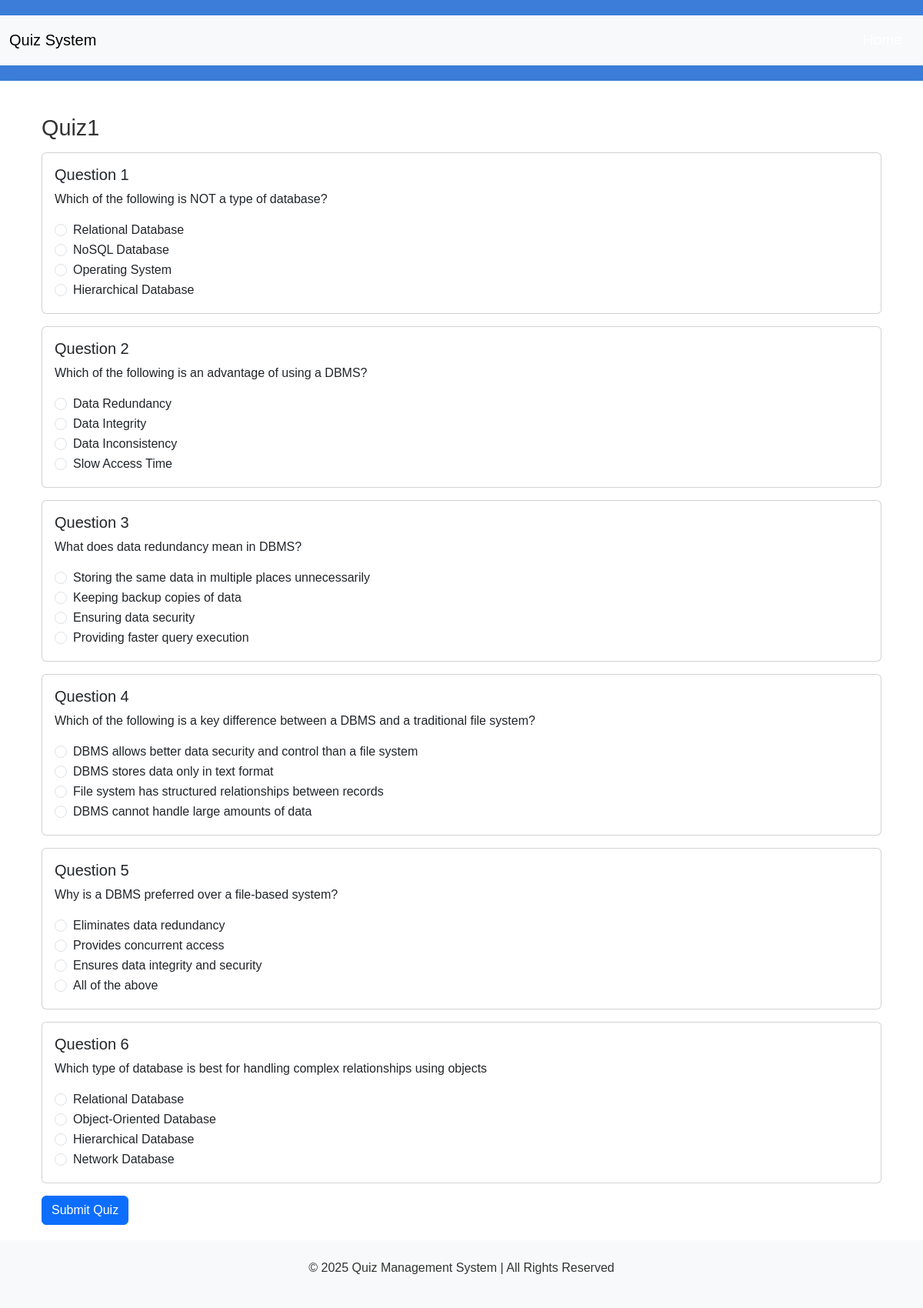
Page /user/quiz/1 (signed in) on the committed database.
### app.py (models this page shows)
class Quiz(db.Model):
    id = db.Column(db.Integer, primary_key=True)
    title = db.Column(db.String(100), nullable=False)
    duration = db.Column(db.Integer, nullable=False)
    chapter_id = db.Column(db.Integer, db.ForeignKey('chapter.id'), nullable=False)
    questions = db.relationship('Question', backref='quiz', lazy=True)
    attempts = db.relationship('QuizAttempt', backref='quiz', lazy=True)

class Question(db.Model):
    id = db.Column(db.Integer, primary_key=True)
    content = db.Column(db.Text, nullable=False)
    option_a = db.Column(db.String(200), nullable=False)
    option_b = db.Column(db.String(200), nullable=False)
    option_c = db.Column(db.String(200), nullable=False)
    option_d = db.Column(db.String(200), nullable =False)
    correct_answer = db.Column(db.String(200), nullable=False)
    quiz_id = db.Column(db.Integer, db.ForeignKey('quiz.id'), nullable=False)

### app.py (the view)
@app.route('/user/quiz/<int:quiz_id>')
@login_required
def take_quiz(quiz_id):
    quiz = Quiz.query.get_or_404(quiz_id)
    questions = Question.query.filter_by(quiz_id=quiz_id).all()
    return render_template('user/quiz.html', quiz=quiz, questions=questions)

### app.py (called while the page is built)
@login_manager.user_loader
def load_user(user_id):
    return User.query.get(int(user_id))

### templates/user/quiz.html
{% extends 'base.html' %}
{% block content %}
<div class="container mt-4">
    <h2>{{ quiz.title }}</h2>
    <form method="POST" action="{{ url_for('submit_quiz', quiz_id=quiz.id) }}">
        {% for question in questions %}
        <div class="card mb-3">
            <div class="card-body">
                <h5 class="card-title">Question {{ loop.index }}</h5>
                <p class="card-text">{{ question.content }}</p>
                <div class="form-check">
                    <input class="form-check-input" type="radio"
                           name="q{{ question.id }}" id="q{{ question.id }}_a" value="A" required>
                    <label class="form-check-label" for="q{{ question.id }}_a">
                        {{ question.option_a }}
                    </label>
                </div>
                <div class="form-check">
                    <input class="form-check-input" type="radio"
                           name="q{{ question.id }}" id="q{{ question.id }}_b" value="B">
                    <label class="form-check-label" for="q{{ question.id }}_b">
                        {{ question.option_b }}
                    </label>
                </div>
                <div class="form-check">
                    <input class="form-check-input" type="radio"
                           name="q{{ question.id }}" id="q{{ question.id }}_c" value="C">
                    <label class="form-check-label" for="q{{ question.id }}_c">
                        {{ question.option_c }}
                    </label>
                </div>
                <div class="form-check">
                    <input class="form-check-input" type="radio"
                           name="q{{ question.id }}" id="q{{ question.id }}_d" value="D">
                    <label class="form-check-label" for="q{{ question.id }}_d">
                        {{ question.option_d }}
                    </label>
                </div>
            </div>
        </div>
        {% endfor %}
        <button type="submit" class="btn btn-primary">Submit Quiz</button>
    </form>
</div>
{% endblock %}

### static/css/style.css (style rules this page uses)
body { font-family: Arial, sans-serif; background-color: #f4f7fa; color: #333; }
main h2 { font-size: 1.8em; margin-bottom: 15px; }
input[type="submit"], button { background-color: #3b7dd8; color: white; border: none; padding: 12px 20px; border-radius: 5px; cursor: pointer; font-size: 1em; }

### rows in the picture
Quiz: title "Quiz1"
Question: content "Which of the following is NOT a type of database?", option_a "Relational Database", option_b "NoSQL Database", option_c "Operating System", option_d "Hierarchical Database"
Question: content "Which of the following is an advantage of using a DBMS?", option_a "Data Redundancy", option_b "Data Integrity", option_c "Data Inconsistency", option_d "Slow Access Time"
Question: content "What does data redundancy mean in DBMS?", option_a "Storing the same data in multiple places unnecessarily", option_b "Keeping backup copies of data", option_c "Ensuring data security", option_d "Providing faster query execution"
Question: content "Which of the following is a key difference between a DBMS and a traditional file system?", option_a "DBMS allows better data security and control than a file system", option_b "DBMS stores data only in text format", option_c "File system has structured relationships between records", option_d "DBMS cannot handle large amounts of data"
Question: content "Why is a DBMS preferred over a file-based system?", option_a "Eliminates data redundancy", option_b "Provides concurrent access", option_c "Ensures data integrity and security", option_d "All of the above"
Question: content "Which type of database is best for handling complex relationships using objects", option_a "Relational Database", option_b "Object-Oriented Database", option_c "Hierarchical Database", option_d "Network Database"
